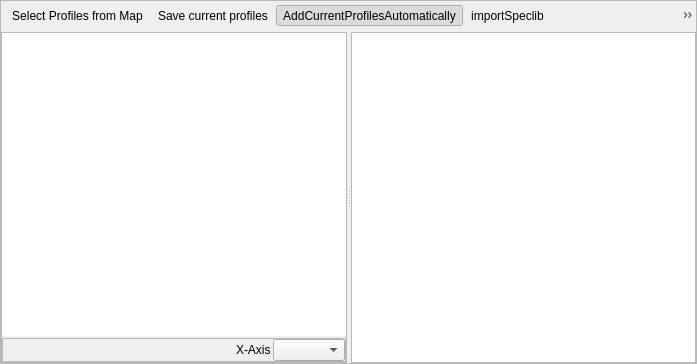
<?xml version="1.0" encoding="UTF-8"?>
<ui version="4.0">
 <class>spectralLibraryView</class>
 <widget class="QFrame" name="spectralLibraryView">
  <property name="geometry">
   <rect>
    <x>0</x>
    <y>0</y>
    <width>697</width>
    <height>364</height>
   </rect>
  </property>
  <property name="windowTitle">
   <string>Frame</string>
  </property>
  <property name="frameShape">
   <enum>QFrame::StyledPanel</enum>
  </property>
  <property name="frameShadow">
   <enum>QFrame::Raised</enum>
  </property>
  <layout class="QVBoxLayout" name="verticalLayout" stretch="0,0">
   <property name="spacing">
    <number>2</number>
   </property>
   <property name="leftMargin">
    <number>0</number>
   </property>
   <property name="topMargin">
    <number>0</number>
   </property>
   <property name="rightMargin">
    <number>0</number>
   </property>
   <property name="bottomMargin">
    <number>0</number>
   </property>
   <item>
    <widget class="QToolBar" name="mToolbar">
     <property name="styleSheet">
      <string notr="true"/>
     </property>
     <property name="iconSize">
      <size>
       <width>18</width>
       <height>18</height>
      </size>
     </property>
     <property name="floatable">
      <bool>false</bool>
     </property>
     <addaction name="actionSelectProfilesFromMap"/>
     <addaction name="actionSaveCurrentProfiles"/>
     <addaction name="actionAddCurrentProfilesAutomatically"/>
     <addaction name="actionImportSpeclib"/>
     <addaction name="actionSaveSpeclib"/>
     <addaction name="actionReload"/>
     <addaction name="separator"/>
     <addaction name="actionToggleEditing"/>
     <addaction name="actionSaveEdits"/>
     <addaction name="actionDeleteSelected"/>
     <addaction name="actionCutSelectedRows"/>
     <addaction name="actionCopySelectedRows"/>
     <addaction name="actionPasteFeatures"/>
     <addaction name="separator"/>
     <addaction name="actionSelectAll"/>
     <addaction name="actionInvertSelection"/>
     <addaction name="actionRemoveSelection"/>
     <addaction name="actionPanMapToSelectedRows"/>
     <addaction name="actionZoomMapToSelectedRows"/>
     <addaction name="separator"/>
     <addaction name="actionAddAttribute"/>
     <addaction name="actionRemoveAttribute"/>
    </widget>
   </item>
   <item>
    <widget class="QSplitter" name="splitter">
     <property name="orientation">
      <enum>Qt::Horizontal</enum>
     </property>
     <widget class="QFrame" name="graphicFrame">
      <property name="sizePolicy">
       <sizepolicy hsizetype="Preferred" vsizetype="Preferred">
        <horstretch>1</horstretch>
        <verstretch>0</verstretch>
       </sizepolicy>
      </property>
      <property name="frameShape">
       <enum>QFrame::StyledPanel</enum>
      </property>
      <property name="frameShadow">
       <enum>QFrame::Raised</enum>
      </property>
      <layout class="QVBoxLayout" name="verticalLayout_3">
       <property name="spacing">
        <number>2</number>
       </property>
       <property name="leftMargin">
        <number>0</number>
       </property>
       <property name="topMargin">
        <number>0</number>
       </property>
       <property name="rightMargin">
        <number>0</number>
       </property>
       <property name="bottomMargin">
        <number>0</number>
       </property>
       <item>
        <widget class="SpectralLibraryPlotWidget" name="plotWidget">
         <property name="frameShape">
          <enum>QFrame::NoFrame</enum>
         </property>
        </widget>
       </item>
       <item>
        <widget class="QFrame" name="btnBarPlotOptions">
         <property name="frameShape">
          <enum>QFrame::StyledPanel</enum>
         </property>
         <property name="frameShadow">
          <enum>QFrame::Raised</enum>
         </property>
         <layout class="QHBoxLayout" name="horizontalLayout_2">
          <property name="spacing">
           <number>2</number>
          </property>
          <property name="leftMargin">
           <number>0</number>
          </property>
          <property name="topMargin">
           <number>0</number>
          </property>
          <property name="rightMargin">
           <number>0</number>
          </property>
          <property name="bottomMargin">
           <number>0</number>
          </property>
          <item>
           <spacer name="horizontalSpacer_3">
            <property name="orientation">
             <enum>Qt::Horizontal</enum>
            </property>
            <property name="sizeHint" stdset="0">
             <size>
              <width>40</width>
              <height>20</height>
             </size>
            </property>
           </spacer>
          </item>
          <item>
           <widget class="QLabel" name="label">
            <property name="text">
             <string>X-Axis</string>
            </property>
           </widget>
          </item>
          <item>
           <widget class="QComboBox" name="cbXUnit">
            <property name="minimumSize">
             <size>
              <width>0</width>
              <height>0</height>
             </size>
            </property>
            <property name="toolTip">
             <string>Select the unti of x-axis.</string>
            </property>
           </widget>
          </item>
         </layout>
        </widget>
       </item>
      </layout>
     </widget>
     <widget class="QFrame" name="listFrame">
      <property name="sizePolicy">
       <sizepolicy hsizetype="Preferred" vsizetype="Preferred">
        <horstretch>1</horstretch>
        <verstretch>0</verstretch>
       </sizepolicy>
      </property>
      <property name="frameShape">
       <enum>QFrame::StyledPanel</enum>
      </property>
      <property name="frameShadow">
       <enum>QFrame::Raised</enum>
      </property>
      <layout class="QVBoxLayout" name="verticalLayout_2">
       <property name="spacing">
        <number>2</number>
       </property>
       <property name="leftMargin">
        <number>0</number>
       </property>
       <property name="topMargin">
        <number>0</number>
       </property>
       <property name="rightMargin">
        <number>0</number>
       </property>
       <property name="bottomMargin">
        <number>0</number>
       </property>
       <item>
        <widget class="SpectralLibraryTableView" name="tableViewSpeclib">
         <property name="acceptDrops">
          <bool>true</bool>
         </property>
         <property name="frameShape">
          <enum>QFrame::NoFrame</enum>
         </property>
         <property name="frameShadow">
          <enum>QFrame::Plain</enum>
         </property>
         <property name="dragEnabled">
          <bool>true</bool>
         </property>
         <property name="dragDropMode">
          <enum>QAbstractItemView::DragDrop</enum>
         </property>
         <property name="defaultDropAction">
          <enum>Qt::CopyAction</enum>
         </property>
         <property name="alternatingRowColors">
          <bool>false</bool>
         </property>
         <property name="sortingEnabled">
          <bool>true</bool>
         </property>
         <attribute name="horizontalHeaderStretchLastSection">
          <bool>false</bool>
         </attribute>
        </widget>
       </item>
      </layout>
     </widget>
    </widget>
   </item>
  </layout>
  <action name="actionImportSpeclib">
   <property name="icon">
    <iconset resource="resources.qrc">
     <normaloff>:/timeseriesviewer/icons/speclib_add.svg</normaloff>:/timeseriesviewer/icons/speclib_add.svg</iconset>
   </property>
   <property name="text">
    <string>importSpeclib</string>
   </property>
   <property name="toolTip">
    <string>Import Spectral Library</string>
   </property>
  </action>
  <action name="actionSaveSpeclib">
   <property name="icon">
    <iconset resource="resources.qrc">
     <normaloff>:/timeseriesviewer/icons/speclib_save.svg</normaloff>:/timeseriesviewer/icons/speclib_save.svg</iconset>
   </property>
   <property name="text">
    <string>Save Spectral Library</string>
   </property>
   <property name="toolTip">
    <string>Save Profiles in Spectral Library</string>
   </property>
  </action>
  <action name="mActionCopySelectedRows">
   <property name="icon">
    <iconset>
     <normaloff>:/images/themes/default/mActionEditCopy.svg</normaloff>:/images/themes/default/mActionEditCopy.svg</iconset>
   </property>
   <property name="text">
    <string>Copy selected rows to clipboard</string>
   </property>
   <property name="toolTip">
    <string>Copy selected rows to clipboard (Ctrl+C)</string>
   </property>
   <property name="shortcut">
    <string>Ctrl+C</string>
   </property>
  </action>
  <action name="actionAddAttribute">
   <property name="icon">
    <iconset>
     <normaloff>:/images/themes/default/mActionNewAttribute.svg</normaloff>:/images/themes/default/mActionNewAttribute.svg</iconset>
   </property>
   <property name="text">
    <string>New field</string>
   </property>
   <property name="toolTip">
    <string>New field (Ctrl+W)</string>
   </property>
   <property name="shortcut">
    <string>Ctrl+W</string>
   </property>
  </action>
  <action name="actionPasteFeatures">
   <property name="icon">
    <iconset>
     <normaloff>:/images/themes/default/mActionEditPaste.svg</normaloff>:/images/themes/default/mActionEditPaste.svg</iconset>
   </property>
   <property name="text">
    <string>Paste features from clipboard</string>
   </property>
   <property name="toolTip">
    <string>Paste features from clipboard (Ctrl+V)</string>
   </property>
   <property name="shortcut">
    <string>Ctrl+V</string>
   </property>
  </action>
  <action name="actionRemoveAttribute">
   <property name="icon">
    <iconset>
     <normaloff>:/images/themes/default/mActionDeleteAttribute.svg</normaloff>:/images/themes/default/mActionDeleteAttribute.svg</iconset>
   </property>
   <property name="text">
    <string>Delete field</string>
   </property>
   <property name="toolTip">
    <string>Delete field (Ctrl+L)</string>
   </property>
   <property name="shortcut">
    <string>Ctrl+L</string>
   </property>
  </action>
  <action name="actionSaveEdits">
   <property name="icon">
    <iconset>
     <normaloff>:/images/themes/default/mActionSaveAllEdits.svg</normaloff>:/images/themes/default/mActionSaveAllEdits.svg</iconset>
   </property>
   <property name="text">
    <string>Save edits</string>
   </property>
   <property name="toolTip">
    <string>Save edits (Ctrl+S)</string>
   </property>
   <property name="shortcut">
    <string>Ctrl+S</string>
   </property>
  </action>
  <action name="actionToggleEditing">
   <property name="checkable">
    <bool>true</bool>
   </property>
   <property name="icon">
    <iconset>
     <normaloff>:/images/themes/default/mActionToggleEditing.svg</normaloff>:/images/themes/default/mActionToggleEditing.svg</iconset>
   </property>
   <property name="text">
    <string>Toggle editing mode</string>
   </property>
   <property name="toolTip">
    <string>Toggle editing mode (Ctrl+E)</string>
   </property>
   <property name="shortcut">
    <string>Ctrl+E</string>
   </property>
  </action>
  <action name="actionSelectProfilesFromMap">
   <property name="icon">
    <iconset resource="resources.qrc">
     <normaloff>:/timeseriesviewer/icons/pickrasterspectrum.svg</normaloff>:/timeseriesviewer/icons/pickrasterspectrum.svg</iconset>
   </property>
   <property name="text">
    <string>Select Profiles from Map</string>
   </property>
   <property name="toolTip">
    <string>Select new profile from map</string>
   </property>
  </action>
  <action name="actionSaveCurrentProfiles">
   <property name="checked">
    <bool>false</bool>
   </property>
   <property name="icon">
    <iconset resource="resources.qrc">
     <normaloff>:/timeseriesviewer/icons/profile2speclib.svg</normaloff>:/timeseriesviewer/icons/profile2speclib.svg</iconset>
   </property>
   <property name="text">
    <string>Save current profiles</string>
   </property>
   <property name="toolTip">
    <string>Add current profile(s) to spectral library</string>
   </property>
   <property name="iconVisibleInMenu">
    <bool>false</bool>
   </property>
  </action>
  <action name="actionReload">
   <property name="icon">
    <iconset resource="resources.qrc">
     <normaloff>:/timeseriesviewer/icons/mActionRefresh.svg</normaloff>:/timeseriesviewer/icons/mActionRefresh.svg</iconset>
   </property>
   <property name="text">
    <string>Reload the table</string>
   </property>
   <property name="toolTip">
    <string>Reload the table</string>
   </property>
  </action>
  <action name="actionSelectAll">
   <property name="icon">
    <iconset>
     <normaloff>:/images/themes/default/mActionSelectAll.svg</normaloff>:/images/themes/default/mActionSelectAll.svg</iconset>
   </property>
   <property name="text">
    <string>Select all</string>
   </property>
   <property name="toolTip">
    <string>Select all (Ctrl+A)</string>
   </property>
   <property name="shortcut">
    <string>Ctrl+A</string>
   </property>
  </action>
  <action name="actionInvertSelection">
   <property name="icon">
    <iconset>
     <normaloff>:/images/themes/default/mActionInvertSelection.svg</normaloff>:/images/themes/default/mActionInvertSelection.svg</iconset>
   </property>
   <property name="text">
    <string>Invert selection</string>
   </property>
   <property name="toolTip">
    <string>Invert selection (Ctrl+R)</string>
   </property>
   <property name="shortcut">
    <string>Ctrl+R</string>
   </property>
  </action>
  <action name="actionRemoveSelection">
   <property name="icon">
    <iconset>
     <normaloff>:/images/themes/default/mActionDeselectAll.svg</normaloff>:/images/themes/default/mActionDeselectAll.svg</iconset>
   </property>
   <property name="text">
    <string>Deselect all</string>
   </property>
   <property name="toolTip">
    <string>Deselect all (Ctrl+Shift+A)</string>
   </property>
   <property name="shortcut">
    <string>Ctrl+Shift+A</string>
   </property>
  </action>
  <action name="actionPanMapToSelectedRows">
   <property name="icon">
    <iconset>
     <normaloff>:/images/themes/default/mActionPanToSelected.svg</normaloff>:/images/themes/default/mActionPanToSelected.svg</iconset>
   </property>
   <property name="text">
    <string>Pan map to the selected rows</string>
   </property>
   <property name="toolTip">
    <string>Pan map to the selected rows (Ctrl+P)</string>
   </property>
   <property name="shortcut">
    <string>Ctrl+P</string>
   </property>
  </action>
  <action name="actionZoomMapToSelectedRows">
   <property name="icon">
    <iconset>
     <normaloff>:/images/themes/default/mActionZoomToSelected.svg</normaloff>:/images/themes/default/mActionZoomToSelected.svg</iconset>
   </property>
   <property name="text">
    <string>Zoom map to the selected rows</string>
   </property>
   <property name="toolTip">
    <string>Zoom map to the selected rows (Ctrl+J)</string>
   </property>
   <property name="shortcut">
    <string>Ctrl+J</string>
   </property>
  </action>
  <action name="actionDeleteSelected">
   <property name="icon">
    <iconset>
     <normaloff>:/images/themes/default/mActionDeleteSelected.svg</normaloff>:/images/themes/default/mActionDeleteSelected.svg</iconset>
   </property>
   <property name="text">
    <string>Delete selected features</string>
   </property>
   <property name="toolTip">
    <string>Delete selected features</string>
   </property>
   <property name="shortcut">
    <string>Del</string>
   </property>
  </action>
  <action name="actionCutSelectedRows">
   <property name="icon">
    <iconset>
     <normaloff>:/images/themes/default/mActionEditCut.svg</normaloff>:/images/themes/default/mActionEditCut.svg</iconset>
   </property>
   <property name="text">
    <string>Cut selected rows to clipboard</string>
   </property>
   <property name="toolTip">
    <string>Cut selected rows to clipboard (Ctrl+X)</string>
   </property>
   <property name="shortcut">
    <string>Ctrl+X</string>
   </property>
  </action>
  <action name="actionCopySelectedRows">
   <property name="icon">
    <iconset>
     <normaloff>:/images/themes/default/mActionEditCopy.svg</normaloff>:/images/themes/default/mActionEditCopy.svg</iconset>
   </property>
   <property name="text">
    <string>Copy selected rows to clipboard</string>
   </property>
   <property name="toolTip">
    <string>Copy selected rows to clipboard (Ctrl+C)</string>
   </property>
   <property name="shortcut">
    <string>Ctrl+C</string>
   </property>
  </action>
  <action name="actionAddCurrentProfilesAutomatically">
   <property name="checkable">
    <bool>true</bool>
   </property>
   <property name="checked">
    <bool>true</bool>
   </property>
   <property name="icon">
    <iconset resource="resources.qrc">
     <normaloff>:/timeseriesviewer/icons/profile2speclib_auto.svg</normaloff>:/timeseriesviewer/icons/profile2speclib_auto.svg</iconset>
   </property>
   <property name="text">
    <string>AddCurrentProfilesAutomatically</string>
   </property>
   <property name="toolTip">
    <string>Add new profiles automatically to opened Spectral Library</string>
   </property>
  </action>
 </widget>
 <customwidgets>
  <customwidget>
   <class>SpectralLibraryTableView</class>
   <extends>QTableView</extends>
   <header>eotimeseriesviewer.spectrallibraries</header>
  </customwidget>
  <customwidget>
   <class>SpectralLibraryPlotWidget</class>
   <extends>QGraphicsView</extends>
   <header>eotimeseriesviewer.spectrallibraries</header>
  </customwidget>
 </customwidgets>
 <resources>
  <include location="resources.qrc"/>
 </resources>
 <connections/>
</ui>
